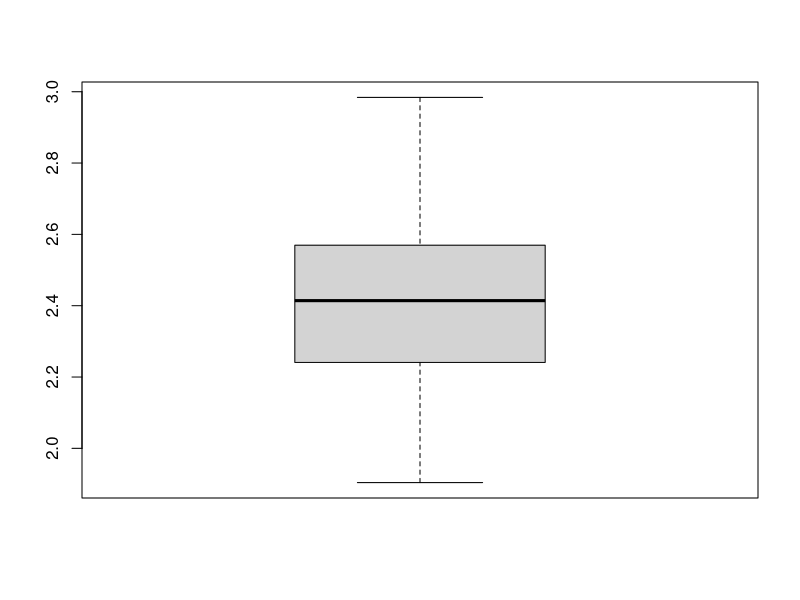
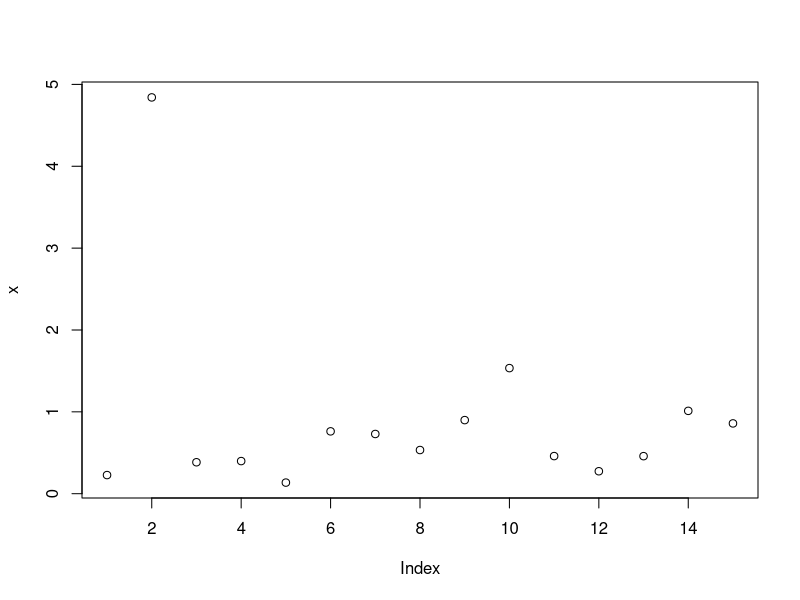
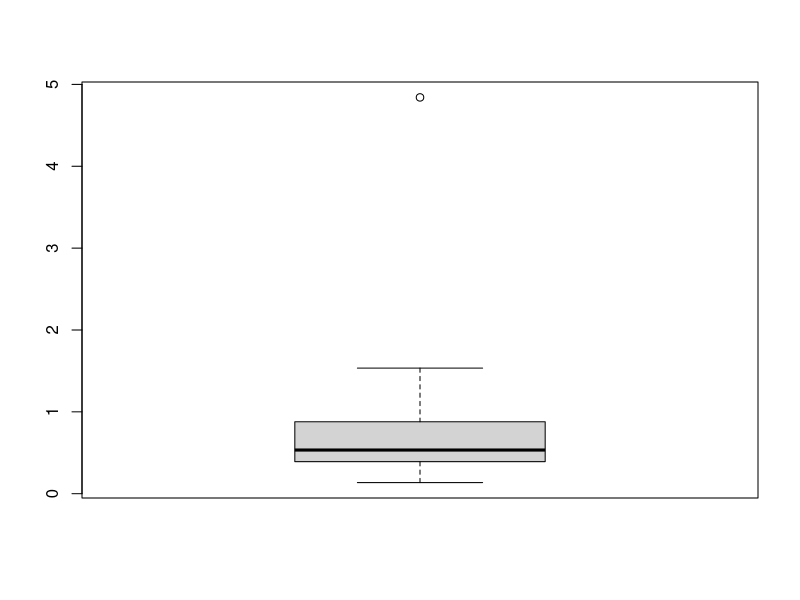
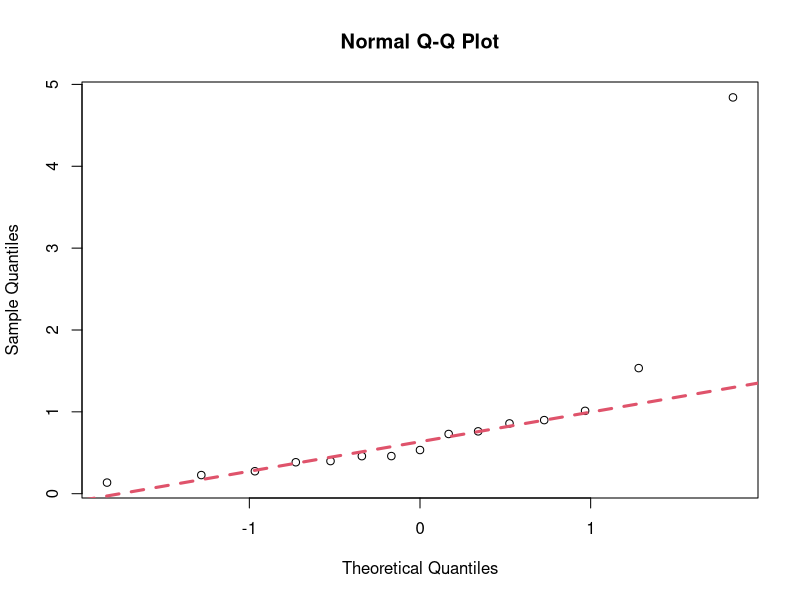
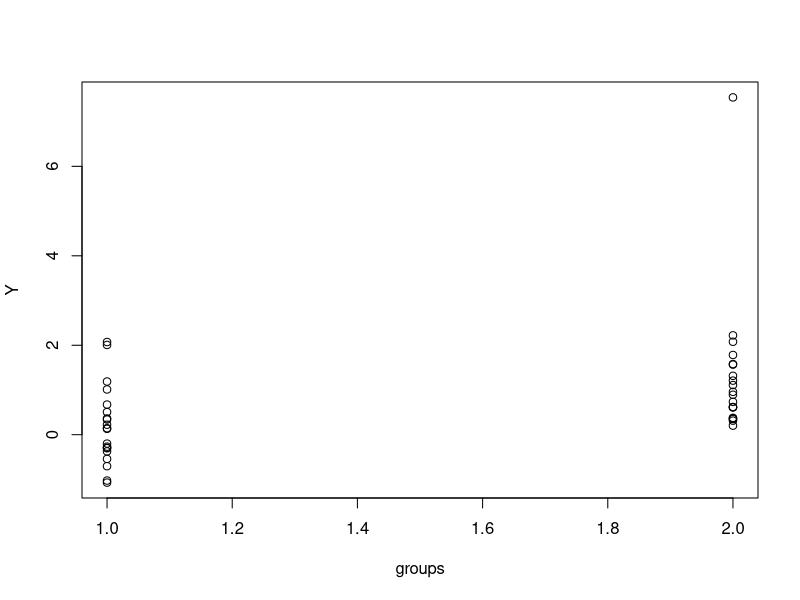
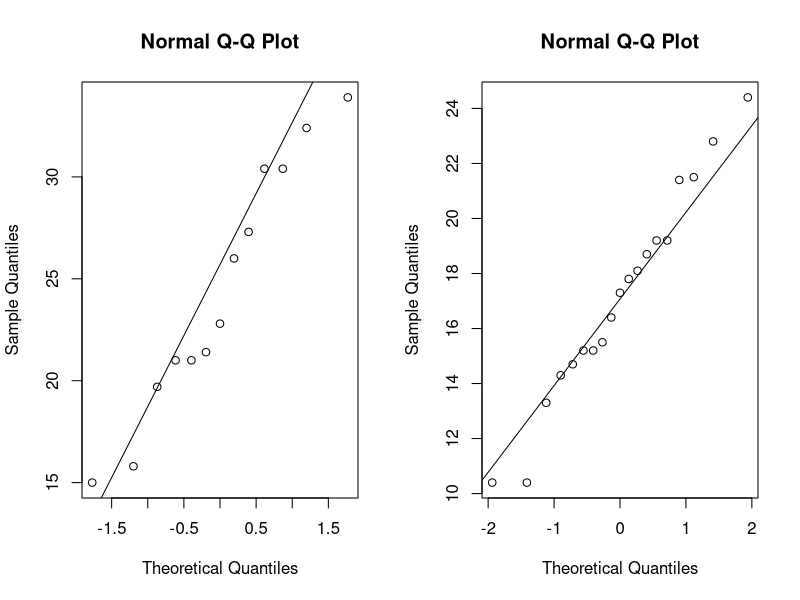
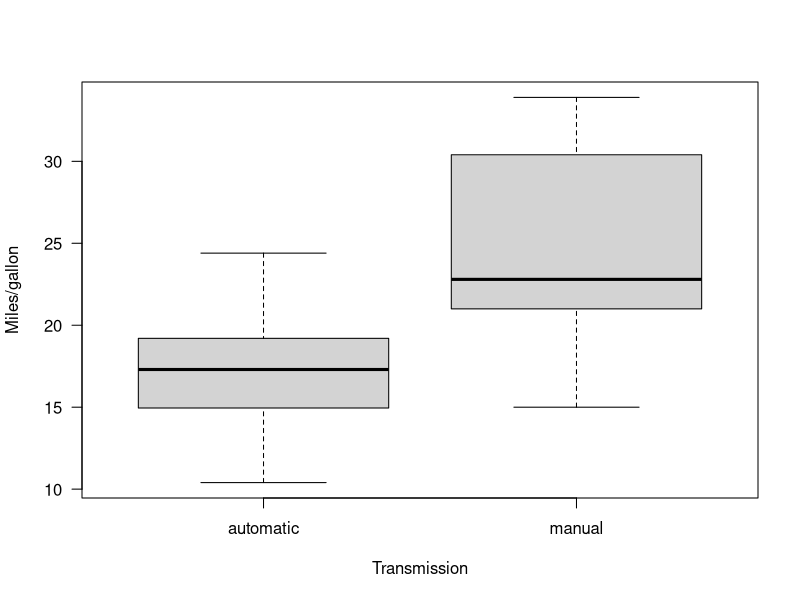

The R script that drew these images, in order: (Note: this script raises an error after producing the figures.)
## ---- chunk 1
library(knitr)
opts_knit$set(global.par=TRUE) 
opts_chunk$set(cache.extra = rand_seed,fig.align='center')
set.seed(12)
## ---- chunk 2
data = read.table("../Data/Simone/das.txt",header=T)
attach(data)
boxplot(y)
## ---- chunk 3
t.test(y,mu=2.5,alt="less",conf=0.95)  # mean = 2.5, alternative hypothesis one-sided; we get a one-sided 95% CI for the mean 
## ---- chunk 4
t.test(y,mu=2.5,alt="two.sided",conf=0.95) #2 sided-version
## ---- chunk 5
detach(data)
## ---- chunk 6
x<-exp(rnorm(15))
plot(x)
## ---- chunk 7
boxplot(x)
## ---- chunk 8
qqnorm(x)
qqline(x,lty=2,col=2,lwd=3)
## ---- chunk 9
shapiro.test(x) # not normally distributed
## ---- chunk 10
summary(x)
## ---- chunk 11
wilcox.test(x, alternative="two.sided", mu=1) # high p value-> median of x is not different from 1
## ---- chunk 12
Y1 <- rnorm(20)
Y2 <- rlnorm(20)
Y <- c(Y1, Y2)
groups <- as.factor(c(rep("Y1", length(Y1)), rep("Y2", length(Y2))))
## ---- chunk 13
plot.default(Y ~ groups)
## ---- chunk 14
t.test(rank(Y) ~ groups)
## ---- chunk 15
head(mtcars)
## ---- chunk 16
mtcars$fam=factor(mtcars$am, levels=c(0,1), labels=c("automatic","manual")) #transform "am" into a factor (fam) [Transmission (0 = automatic, 1 = manual)]

attach(mtcars)
head(mtcars)
## ---- chunk 17
summary(mtcars$fam)
## ---- chunk 18
par(mfrow=c(1,2))
qqnorm(mpg[fam=="manual"]);qqline(mpg[fam=="manual"])
qqnorm(mpg[fam=="automatic"]); qqline(mpg[fam=="automatic"])
## ---- chunk 19
shapiro.test(mpg[fam=="manual"])  #normal distributed
## ---- chunk 20
shapiro.test(mpg[fam=="automatic"])   #normal distributed
## ---- chunk 21
par(mfrow=c(1,1))
## ---- chunk 22
boxplot(mpg~fam, ylab="Miles/gallon",xlab="Transmission",las=1)
## ---- chunk 23
t.test(mpg~fam,mu=0, alt="two.sided",conf=0.95,var.eq=F,paired=F)
## ---- chunk 24
t.test(mpg~fam) 
## ---- chunk 25
t.test(mpg~fam,var.eq=TRUE,paired=F)
## ---- chunk 26
boxplot(mpg~fam, ylab="Miles/gallon",xlab="Transmission",las=1)
## ---- chunk 27
var(mpg[fam=="manual"])
## ---- chunk 28
var(mpg[fam=="automatic"])
## ---- chunk 29
library(car)
## ---- chunk 30
leveneTest(mpg~fam) # Ho is that the population variances are equal
## ---- chunk 31
# Ho rejected, non-equal variances
## ---- chunk 32
qqnorm(hp[fam=="manual"]);qqline(hp[fam=="manual"])
## ---- chunk 33
qqnorm(hp[fam=="automatic"]);qqline(hp[fam=="automatic"])
## ---- chunk 34
shapiro.test(hp[fam=="manual"])  #not normally distributed
## ---- chunk 35
shapiro.test(hp[fam=="automatic"])  #normally distributed
## ---- chunk 36
boxplot(hp~fam)
## ---- chunk 37
wilcox.test(hp~fam,mu=0,alt="two.sided",conf.int=T,conf.level=0.95,paired=F,exact=F) ## non parametric conf.int are reported
## ---- chunk 38
detach(mtcars)
## ---- chunk 39
streams = read.table("../Data/Simone/streams.txt",header=T)
head(streams)
## ---- chunk 40
attach(streams)
summary(streams)
## ---- chunk 41
plot(up,down)
abline(a=0,b=1) #add a line with intercept 0 and slope 1
## ---- chunk 42
shapiro.test(down) #not normally distributed
## ---- chunk 43
shapiro.test(up) #normally distributed
## ---- chunk 44

summary(up)
## ---- chunk 45
summary(down)
## ---- chunk 46
wilcox.test(up,down,mu=0,paired=T,conf.int=T,exact=F) #paired =T, low p ->reject Ho, medians are different
## ---- chunk 47
detach(streams)
## ---- chunk 48
fish = read.table("../Data/Simone/fishing.txt",header=T)
## ---- chunk 49
attach(fish)
head(fish)
## ---- chunk 50
boxplot(before,after,ylab="Fish Density",
        names=c("before", "after"))
## ---- chunk 51
shapiro.test(before) #normally distributed
## ---- chunk 52
shapiro.test(after)  #normally distributed
## ---- chunk 53
plot(before,after)
abline(a=0,b=1) 
## ---- chunk 54
t.test(before,after,mu=0,paired=T)
## ---- chunk 55
t.test(after,before,mu=0,paired=T)
## ---- chunk 56
detach(fish)
## ---- chunk 57
#Simulation of the weight of 1570 adult males normally distributed
data1=rnorm(1570,mean=75,sd=8)
hist(data1,main="Adult male weights",xlab="adult male weight",col="red",las=1)
## ---- chunk 58
data = read.table("../Data/Simone/das.txt",header=T)
## ---- chunk 59
attach(data) #command search() helps to verify what is/is not attached)
par(mfrow=c(2,2)) #to divide the plot window
plot(y)
boxplot(y)
hist(y,breaks=20)
y2=y
y2[52]=21.75 # to change the 52nd value for 21.75 instead of 2.175:
plot(y2)     #very good to spot mistakes, outliers
## ---- chunk 60
par(mfrow=c(1,1)) #back to one plot window
## ---- chunk 61
qqnorm(y)
qqline(y,lty=2,col=2,lwd=3)
## ---- chunk 62
shapiro.test(y)  # p-value=0.753, these data are normally distributed
## ---- chunk 63
detach(data)
## ---- chunk 64
x=exp(rnorm(30))  #rnorm without specification (normal distributed or not) picks data from the standard normal, mean = 0, sd = 1
plot(x)
## ---- chunk 65
boxplot(x)
## ---- chunk 66
hist(x,breaks=50)
## ---- chunk 67
qqnorm(x)
qqline(x,lty=2,col=2,lwd=3)
## ---- chunk 68
shapiro.test(x)  #p-value=8.661e-07, not normally distributed
## ---- chunk 69
attach(mtcars)  
plot(hp,wt, main="scatterplot",las=1, xlab ="gross horse power", ylab="Weight (lb/1000)")
## ---- chunk 70
cor(hp,wt,method="pearson")
## ---- chunk 71
cor(hp,wt)#Pearson is the default method; the order of variables is not important
## ---- chunk 72
cor(hp,wt,method="spearman")
## ---- chunk 73
cor(hp,wt,method="kendal")
## ---- chunk 74
cor.test(hp,wt,method="pearson") #Pearson correlation test
## ---- chunk 75
cor.test(hp,wt,method="spearman") #Spearmn is a non-parametric, thus it is not possible to get CIs. There is a error message because R cannot compute exact p values (the test is based on ranks, we have few cars with the same hp or wt).We can get rid off the warning letting R know that approximate values are fine
## ---- chunk 76
cor.test(hp,wt,method="spearman",exact=F) 
## ---- chunk 77
cor.test(hp,wt,method="kendal",exact=F) #same happens with Kendal correlation test
## ---- chunk 78
pairs(mtcars)  # all possible pairwise plots
## ---- chunk 79
names(mtcars)
## ---- chunk 80
pairs(mtcars[,c(1,4,6)]) # subsetting the categories we will use
## ---- chunk 81
#cor(mtcars)
cor(mtcars[,c(1,4,6)])
## ---- chunk 82
detach(mtcars)
